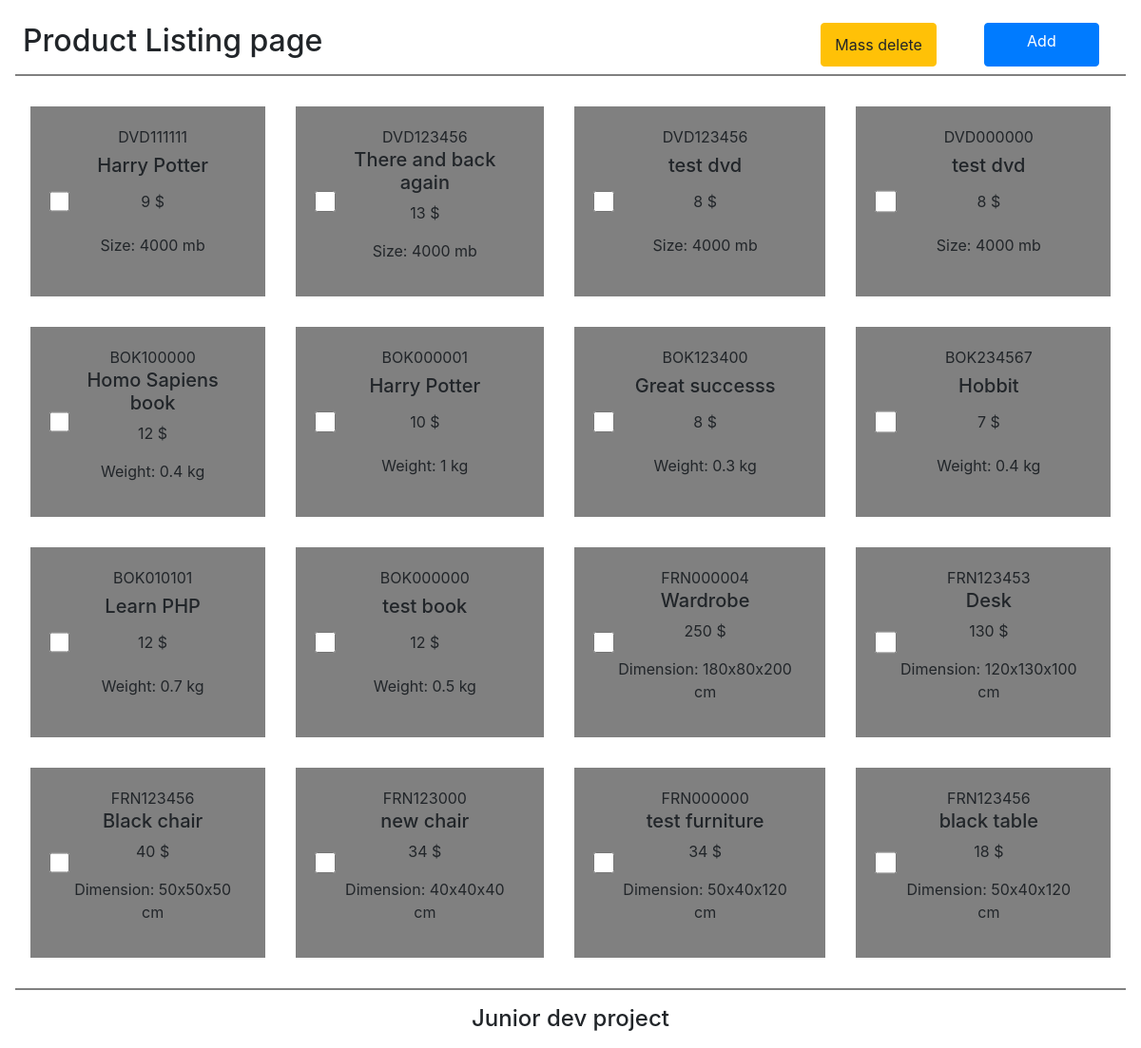
The page / on the database its author committed.
### tables this page shows
CREATE TABLE IF NOT EXISTS `products` (
  `id` int(100) NOT NULL AUTO_INCREMENT,
  `sku` varchar(100) NOT NULL,
  `name` varchar(100) NOT NULL,
  `price` varchar(100) NOT NULL,
  `type` varchar(100) NOT NULL,
  `size` varchar(10) NOT NULL,
  `weight` varchar(10) NOT NULL,
  `height` varchar(10) NOT NULL,
  `width` varchar(10) NOT NULL,
  `length` varchar(10) NOT NULL,
  PRIMARY KEY (`id`)
);

### classes/db.php (called while the page is built)
<?php
class Dbh {
    private $host = "localhost";
    private $user = "root";
    private $pwd = "";
    private $dbName = "productlist";
    protected function connect() {
        $dsn = 'mysql:host=' . $this->host . ";dbname=" . $this->dbName;
        $pdo = new PDO($dsn, $this->user, $this->pwd);
        $pdo->setAttribute(PDO::ATTR_DEFAULT_FETCH_MODE, PDO::FETCH_ASSOC);
        return $pdo;
    }
}
?>

### classes/products.php (called while the page is built, shortened)
<?php
require("db.php");
class Products extends Dbh {
    public function getProducts($type){
        $sql = "SELECT * FROM products WHERE type = ?";
        $stmt = $this->connect()->prepare($sql);
        $stmt->execute([$type]);
        $results = $stmt->fetchAll();
        return $results;
    }
}
?>

### classes/productsview.php (the view)
<?php
require("products.php");
class ProductsView extends Products {
    public function showProductsDvd($type='DVD'){
        $results = $this->getProducts($type);
        foreach($results as $sel) {
        echo '<div class="card-body" ';
        echo '<h6 class="card-text item2">' . $sel['sku'] . '</h6>';
        echo '<h5 class="card-text item3">'. $sel['name'].'</h5>';
        echo '<p class="card-text" item4>'. $sel['price']. ' $'.'</p>';
        echo '<p class="card-text item5">Size: '. $sel['size'] . ' mb'.'</p>';
        echo '<input type="checkbox" class="item1" name="deleteid[]" id="deleteid" value="' .$sel['id'] . '">';
        echo '</div>';
        }
    }
    public function showProductsBook($type='book'){
        $results = $this->getProducts($type);
        foreach($results as $sel) {
        echo '<div class="card-body " ';
        echo '<h6 class="card-text item2">' . $sel['sku'] . '</h6>';
        echo '<h5 class="card-text item3">'. $sel['name'].'</h5>';
        echo '<p class="card-text item4">'. $sel['price']. ' $'.'</p>';
        echo '<p class="card-text item5">Weight: '. $sel['weight'] . ' kg'.'</p>';
        echo '<input type="checkbox" class="item1" name="deleteid[]" id="deleteid" value="' .$sel['id'] . '">';
        echo '</div>';
        }
    }
    public function showProductsFurn($type='furniture'){
        $results = $this->getProducts($type);
        foreach($results as $sel) {
        echo '<div class="card-body" ';
        echo '<h6 class="card-text item2">' . $sel['sku'] . '</h6>';
        echo '<h5 class="card-text item3">'. $sel['name'].'</h5>';
        echo '<p class="card-text item4">'. $sel['price']. ' $'.'</p>';
        echo '<p class="card-text item5">Dimension: '. $sel['length'].'x'.$sel['width'].'x'.$sel['height'] . ' cm'.'</p>';
        echo '<input type="checkbox" class="item1" name="deleteid[]" id="deleteid" value="' .$sel['id'] . '">';
        echo '</div>';
        }
    }
}
?>

### components/header.php (shortened to what this page needs)
<html lang="en">
  <head>
    <link rel="stylesheet" href="https://stackpath.bootstrapcdn.com/bootstrap/4.3.1/css/bootstrap.min.css"
>
    <link rel="stylesheet" href="./style.css?v=<?php echo time(); ?>">
  </head>
  <body>

### index.php (shortened to what this page needs)
<?php session_start();
require("classes/productsview.php");
include("components/header.php");
?>
  <div class="">
<form method="POST" action="delete.php">
  <div class="header">
  <h2 class="grid-item1">Product Listing page</h2>
  <button type="submit" name="mass_delete" id="mass-delete" class="btn btn-warning grid-item2">Mass delete</button>
  <a class="btn btn-primary grid-item3" href="add.php">Add</a>
  </div>
  </div>
<div class="main-container-prod">
<?php
$productList = new ProductsView();
$productList -> showProductsDvd();
$productList -> showProductsBook();
$productList -> showProductsFurn();
?>
</div>
<?php include("components/footer.php") ?>

### components/footer.php (shortened to what this page needs)
<div class="footer">
<h4 class="page-info">Junior dev project</h4>
</div>
  </body>
</html>

### style.css (style rules this page uses)
body { margin: 1em; }
.header { display: -ms-grid; display: grid; -ms-grid-columns: auto 14% 14%; grid-template-columns: auto 14% 14%; grid-gap: 10px; padding: 0.5em; margin-bottom: 1em; border-bottom: 2px solid gray; }
.footer { text-align: center; margin-top: 1em; padding-top: 1em; border-top: 2px solid gray; }
.main-container-prod { display: -ms-grid; display: grid; -ms-grid-columns: auto auto auto auto; grid-template-columns: auto auto auto auto; }
.item1 { -ms-grid-row: 1; -ms-grid-row-span: 4; -ms-grid-column: 1; grid-area: check; }
.item3 { -ms-grid-row: 2; -ms-grid-column: 2; grid-area: name; }
.item4 { -ms-grid-row: 3; -ms-grid-column: 2; grid-area: price; }
.item5 { -ms-grid-row: 4; -ms-grid-column: 2; grid-area: dscr; }
.card-body { background-color: grey; text-align: center; display: -ms-grid; display: grid; -ms-grid-columns: 10% 85%; grid-template-columns: 10% 85%; grid-template-areas: 'check sku' 'check name' 'check price' 'check dscr'; margin: 1em; }
.btn { margin: 0 20px !important; float: right; }

### rows shown on the page
products: sku "DVD111111", name "Harry Potter", price "9", size "4000"
products: sku "DVD123456", name "There and back again", price "13", size "4000"
products: sku "DVD123456", name "test dvd", price "8", size "4000"
products: sku "DVD000000", name "test dvd", price "8", size "4000"
products: sku "BOK100000", name "Homo Sapiens book", price "12", weight "0.4"
products: sku "BOK000001", name "Harry Potter", price "10", weight "1"
products: sku "BOK123400", name "Great successs", price "8", weight "0.3"
products: sku "BOK234567", name "Hobbit", price "7", weight "0.4"
products: sku "BOK010101", name "Learn PHP", price "12", weight "0.7"
products: sku "BOK000000", name "test book", price "12", weight "0.5"
products: sku "FRN000004", name "Wardrobe", price "250", length "180", width "80", height "200"
products: sku "FRN123453", name "Desk", price "130", length "120", width "130", height "100"
products: sku "FRN123456", name "Black chair", price "40", length "50", width "50", height "50"
products: sku "FRN123000", name "new chair", price "34", length "40", width "40", height "40"
products: sku "FRN000000", name "test furniture", price "34", length "50", width "40", height "120"
products: sku "FRN123456", name "black table", price "18", length "50", width "40", height "120"
